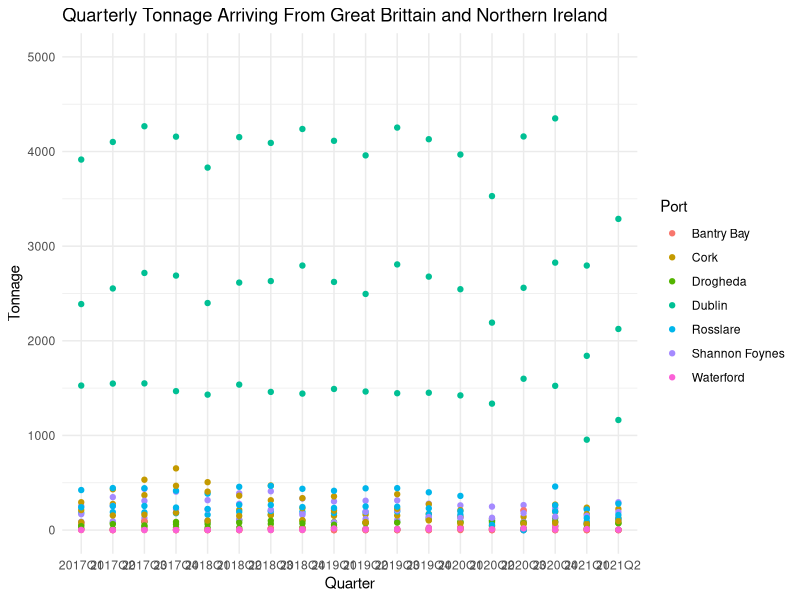

Reproduce this figure in R.
#Aiden Forys
#Assignment 05

#Part 1 and 2 
library(tidyverse)
data <- read.csv("TBQ05.20211116133909.csv")
data$C01713V02044 <- as.numeric(data$C01713V02044)
data$VALUE <- as.numeric(data$VALUE)
data$C01713V02044 <- replace(data$C01713V02044, is.na(data$C01713V02044),0)
data$VALUE <- replace(data$VALUE, is.na(data$VALUE),0)

#Part 3
tonnage <- subset(data, Port!="All Main Irish Ports")
tonnage$Region.of.Trade <- as.factor(tonnage$Region.of.Trade)
by(tonnage$VALUE, tonnage$Region.of.Trade, sum)

#part 4
graphdata <- data[which(data$Port!="All Main Irish Ports"),]
graphdata <- graphdata[!(graphdata$C01713V02044==0 | graphdata$C01713V02044==2 | graphdata$C01713V02044==3 | graphdata$C01713V02044==4 | graphdata$C01713V02044==5),]
ggplot(data = graphdata) +
  geom_point(aes(x=Quarter, y=VALUE, color=Port)) +
  xlab("Quarter") +
  ylab("Tonnage") +
  ylim(0, 5000) +
  ggtitle("Quarterly Tonnage Arriving From Great Brittain and Northern Ireland")+
  theme_minimal()
view(graphdata)

#100/100